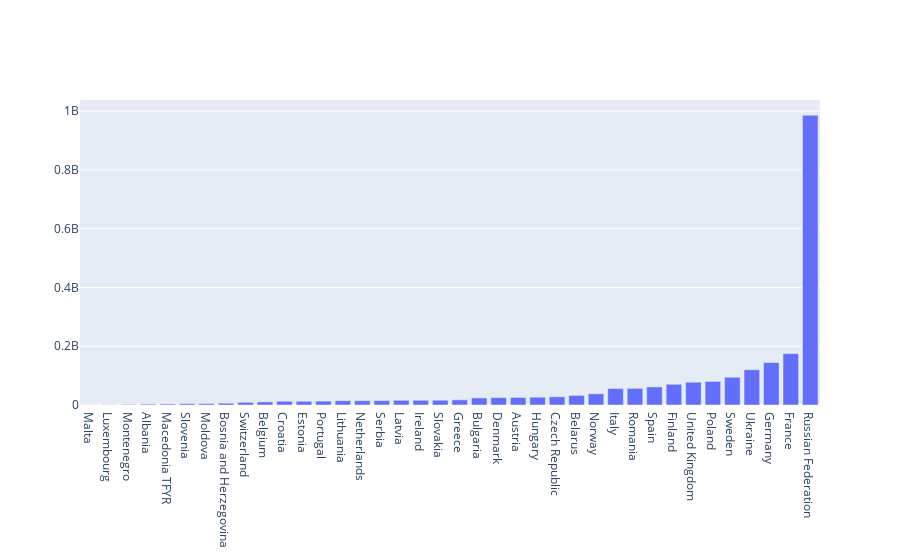

Source (notebook cell):
### Code cell
trace = go.Bar(
    x=xd['country'],
    y=xd['total']
)
fig = go.Figure(trace)
fig = fig.update_layout(barmode='stack', xaxis={'categoryorder':'total ascending'})
fig.show()

### Figure 1 — Plotly figure (JSON) as saved in the notebook; plotly's stock layout.template omitted (floating-point values rounded to 4 significant figures)
{"data": [{"type": "bar", "x": ["Albania", "Austria", "Bulgaria", "Denmark", "Belarus", "Estonia", "Finland", "France", "Germany", "Bosnia and Herzegovina", "Greece", "Hungary", "Croatia", "Ireland", "Italy", "Latvia", "Lithuania", "Malta", "Moldova", "Netherlands", "Macedonia TFYR", "Norway", "Czech Republic", "Poland", "Portugal", "Romania", "Russian Federation", "Slovenia", "Slovakia", "Spain", "Sweden", "Switzerland", "United Kingdom", "Ukraine", "Belgium", "Luxembourg", "Serbia", "Montenegro"], "y": [3039000.0, 25670000.0, 24020000.0, 24990000.0, 32630000.0, 12800000.0, 70490000.0, 174900000.0, 144400000.0, 6156000.0, 17650000.0, 26530000.0, 12740000.0, 16090000.0, 56050000.0, 15930000.0, 14580000.0, 259200.0, 4724000.0, 14580000.0, 3360000.0, 38150000.0, 27980000.0, 80170000.0, 13210000.0, 56560000.0, 986300000.0, 4695000.0, 16160000.0, 61436365, 94540000.0, 8921000.0, 77520000.0, 120000000.0, 10540000.0, 765700.0, 14860000.0, 1887000.0]}], "layout": {"barmode": "stack", "xaxis": {"categoryorder": "total ascending"}}}
